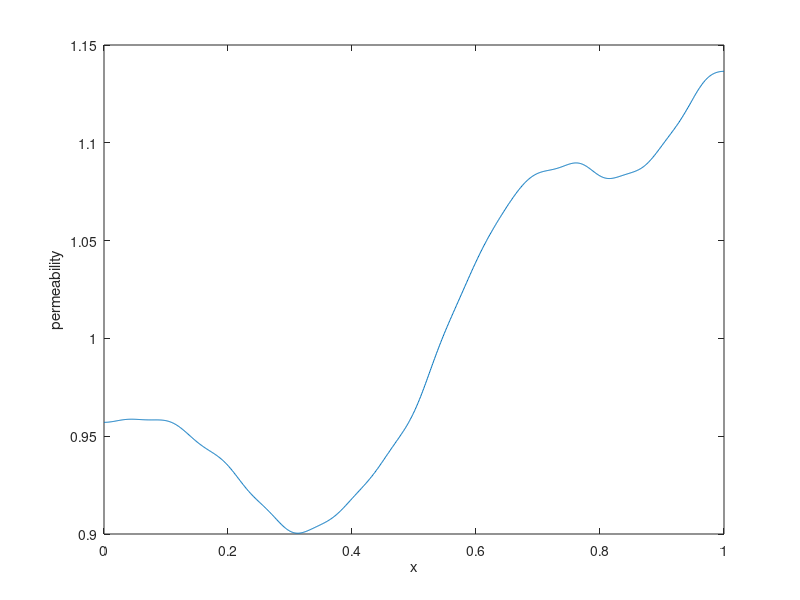

Write MATLAB code to recreate this figure. (Note: this script raises an error after producing the figure.)
clear, clc, close all

% consider 1D Darcy flow problem 
%       - d/dx ( a(x,theta) d/dx(u(x,theta)) ) = f(x),  for x \in (0,1)
%       u(0,theta) = 0,   u(1,theta) = 0
% where 
%       f(x) = 1000 if x \in [0, 0.5]; 
%       f(x) = 2000 if x \in [0.5, 1].
% 
% The equation describes the pressure field u(x,theta) in a porous medium 
% with a random permeability field a(x, theta). 
% Here, x is the location and theta is the parameter to model randomness.
% a(x, theta) is modeled by a log-normal random field.
%
% Example: 
%   The quantity of interest is E[u(1/3, theta)], where the expectation is
%   taken over the parameter theta (a Nl-dimensional Gaussian vector). 


%% parameters
N = 1024;
Nl = 32;
d = 2;
tau = 3;
% f = @(x) 1000*(x<=0.5) + 2000*(x>0.5);         % source of fluid 
f = @(x) ones(size(x));

%% KL expansion 
phi = @(l,x) sqrt(2)*cos(pi*l.*x);
lambda = @(l) (pi^2*l.^2 + tau.^2).^(-d);
sqrt_lambda_all = sqrt(lambda(1:Nl));

% theta_all = randn(1, Nl);                      % randomness comes from here
load('theta_all.mat');
a = @(x) exp( sum(theta_all .* sqrt_lambda_all .* phi((1:Nl), x), 2) );
xgrid = linspace(0, 1, N+1)';

%%% plot one realization of permeability field a(x,theta)
plot(xgrid, a(xgrid));
xlabel('x'); ylabel('permeability');

%% solve the pde for one realization of a(x,theta)
[u_xq, u] = solve_darcy_1d(2/3, theta_all, f, N, Nl, d, tau);
figure(2);
plot(xgrid, u);
xlabel('x'); ylabel('u(x)');
disp(u_xq)

%% solution u with respect to theta
% M = 100;                      % M collocation points of theta
% theta1 = linspace(-3,3,M);
% ux = zeros(M,1);
% 
% for m = 1:M
%     theta_all = [theta1(m); zeros(Nl-1, 1)];
%     ux(m) = solve_darcy_1d(1/3, theta_all, f, N, Nl, d, tau);
% end
% plot(theta1, ux);



%% dependencies
function [u_xq, u] = solve_darcy_1d(xq, theta, f, N, Nl, d, tau)
% solve the pde for one realization of a(x,theta)
% using finite difference scheme
phi = @(l,x) sqrt(2)*cos(pi*l.*x);
lambda = @(l) (pi^2*l.^2 + tau.^2).^(-d);
sqrt_lambda_all = sqrt(lambda(1:Nl));

a = @(x) exp( sum(theta .* sqrt_lambda_all .* phi((1:Nl), x), 2) );
xgrid = linspace(0, 1, N+1)';

dx = 1/N;
agrid = a(xgrid);
A = diag( agrid(1:N-1) + 2*agrid(2:N) + agrid(3:N+1) );
A = A + diag( -(agrid(2:N-1) + agrid(3:N)) , -1) ...
    + diag( -(agrid(2:N-1) + agrid(3:N)) , 1);
fgrid = f(xgrid(2:N)) * (2*dx*dx);
u = A \ fgrid;
u = [0; u; 0];
u_xq = interp1(xgrid, u, xq, 'linear');
end










